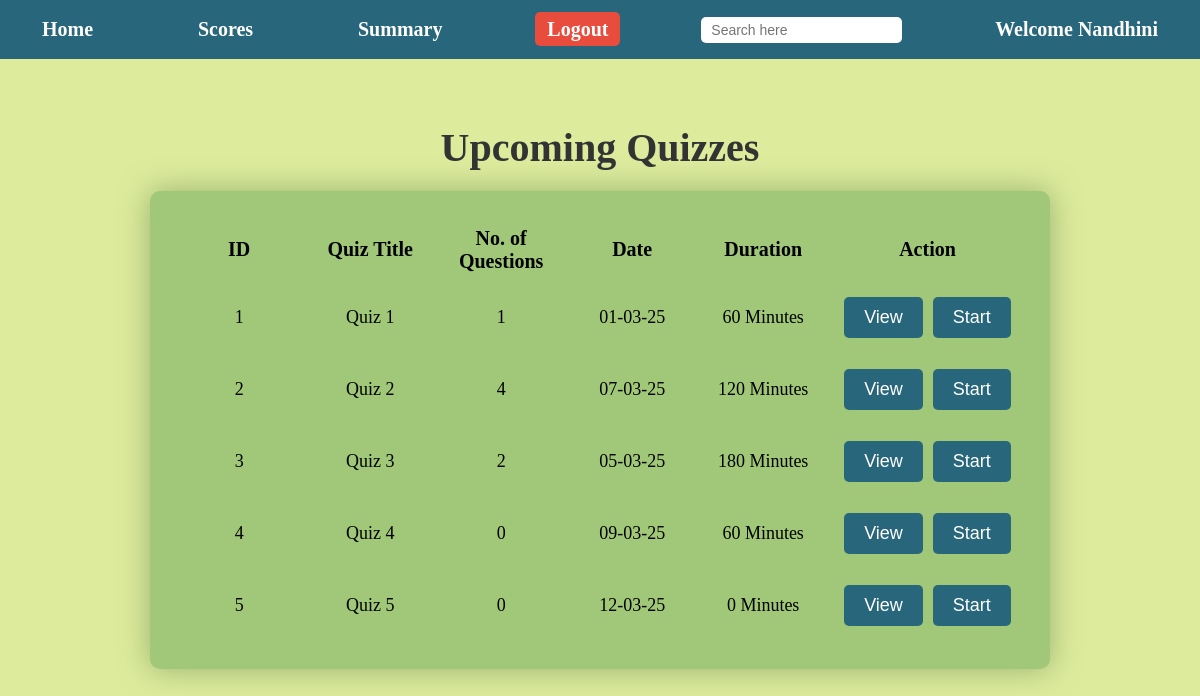
The app's page /userdb (signed in) with its own data.
### models.py (models this page shows)
class Quiz(data.Model):
    __tablename__='quizzes'
    quiz_id=data.Column(data.Integer,primary_key=True)
    quiz_title=data.Column(data.String(200),nullable=False)
    chap_id=data.Column(data.Integer,data.ForeignKey('chap.chap_id'),nullable=False)
    quiz_date=data.Column(data.Date,nullable=False)
    quiz_time=data.Column(data.Integer,nullable=False)
    quiz_score=data.relationship('Scores',backref='Quiz',lazy=True)
    quiz_ques=data.relationship('Questions',backref='Quiz',lazy=True)
    @property
    def question(self):
        return len(self.quiz_ques)

### app.py (the view)
@application.route('/userdb',methods=['GET','POST'])
def userdb():
    if 'name' not in session:
        flash('Please Login','error')
        return redirect(url_for('Login'))
    quiz=Quiz.query.all()
    return render_template('User_Dashboard.html',quiz=quiz,request_path=request.path)

### templates/User_Dashboard.html (shortened to what this page needs)
{% extends 'index.html' %}
{% block navbar %}
{% include 'user-navbar.html' %}
{% endblock %}
{% block content %}
<center>
    <div id="userdashboard">
        <table id="user-table-db">
            <h1>Upcoming Quizzes</h1>
            <tr>
                <th>ID</th>
                <th>Quiz Title</th>
                <th>No. of Questions</th>
                <th>Date</th>
                <th>Duration</th>
                <th>Action</th>
            </tr>
            {% for q in quiz %}
            <tr>
                <td>{{ q.quiz_id }}</td>
                <td>{{ q.quiz_title }}</td>
                <td>{{ q.question }}</td>
                <td>{{q.quiz_date.strftime('%d-%m-%y')}}</td>
                <td>{{q.quiz_time}} Minutes</td>
                <td style="display: flex; gap: 10px;"><a href="{{ url_for('user_view_quiz',quiz_id=q.quiz_id)}}"><button
                            id="viewquiz">View</button></a>
                    <a href="{{ url_for('user_start_quiz', quiz_id=q.quiz_id) }}"><button
                            id="startquiz">Start</button></a>
                </td>
            </tr>
            {% endfor %}
        </table>
    </div>
</center>
{% endblock %}

### static/style.css (style rules this page uses)
#index-page { background-color: #DDEB9D; margin: 0; padding: 0; }
#index-page center { display: flex; flex-direction: column; align-items: center; justify-content: center; height: auto; padding: 20px; }
#index-page table { width: 100%; display: flex; justify-content: center; align-items: center; max-width: 600px; margin: 20px auto; border-spacing: 15px; background-color: #A0C878; padding: 20px; border-radius: 10px; box-shadow: 0 0 30px rgba(80, 120, 60, 0.5); }
#index-page input[type="text"], #index-page input[type="email"], #index-page input[type="password"], #index-page input[type="date"], #index-page button[type="submit"], #index-page button { background-color: azure; padding: 10px; border: 1px solid #ccc; border-radius: 5px; font-size: 1em; box-sizing: border-box; }
#index-page input[type="text"]:hover, #index-page input[type="email"]:hover, #index-page input[type="password"]:hover, #index-page input[type="date"]:hover, #index-page button[type="submit"]:hover, #index-page button { padding: 10px; border: 1px solid grey; border-radius: 5px; font-size: 1em; box-sizing: border-box; }
#index-page input[type="submit"], #index-page input[type="button"], #index-page button[type="button"], #index-page input[type="reset"], #index-page button[type="submit"], #index-page button[type="button"], #index-page button { width: auto; padding: 10px 20px; background-color: #27667B; color: white; font-size: 1em; border: none; border-radius: 5px; cursor: pointer; transition: background-color 0.3s; }
#index-page h1 { color: #333; font-size: 2.5em; margin-bottom: 10px; }
#index-page th { text-align: left; font-size: 20px; }
#index-page td { width: 100%; text-align: left; font-size: 18px; }
#user-table-db { padding: 20px !important; max-width: 900px !important; }
#user-table-db th,#user-table-score th { text-align: center; }
#user-table-db td { text-align: center; padding: 8px; min-width: 100px; }

### records on screen
Quiz: quiz_id "1", quiz_title "Quiz 1", question "1", quiz_date "01-03-25", quiz_time "60"
Quiz: quiz_id "2", quiz_title "Quiz 2", question "4", quiz_date "07-03-25", quiz_time "120"
Quiz: quiz_id "3", quiz_title "Quiz 3", question "2", quiz_date "05-03-25", quiz_time "180"
Quiz: quiz_id "4", quiz_title "Quiz 4", question "0", quiz_date "09-03-25", quiz_time "60"
Quiz: quiz_id "5", quiz_title "Quiz 5", question "0", quiz_date "12-03-25", quiz_time "0"

### other values on screen
{{ session['name'] }} "Nandhini"
